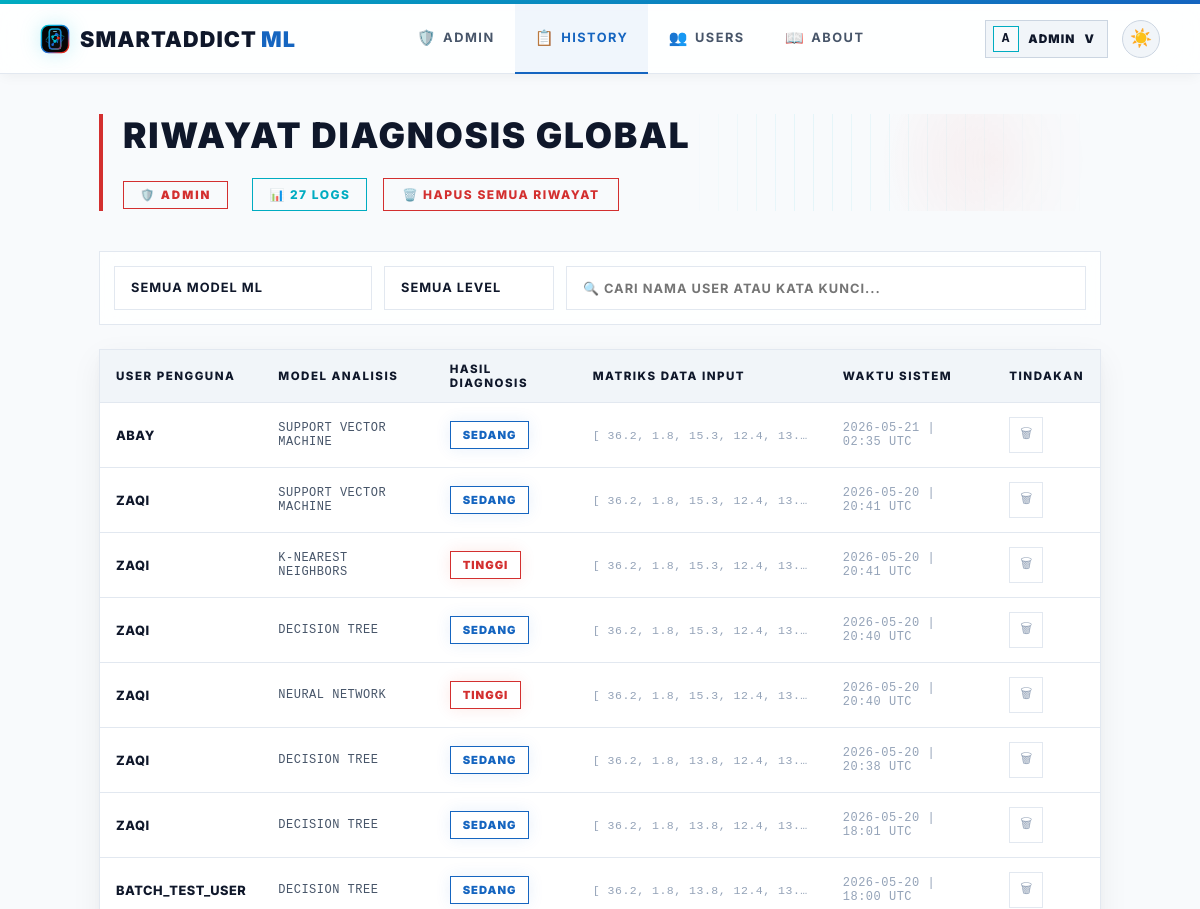
Before: /admin/history (signed in, upper part) with the older database file.
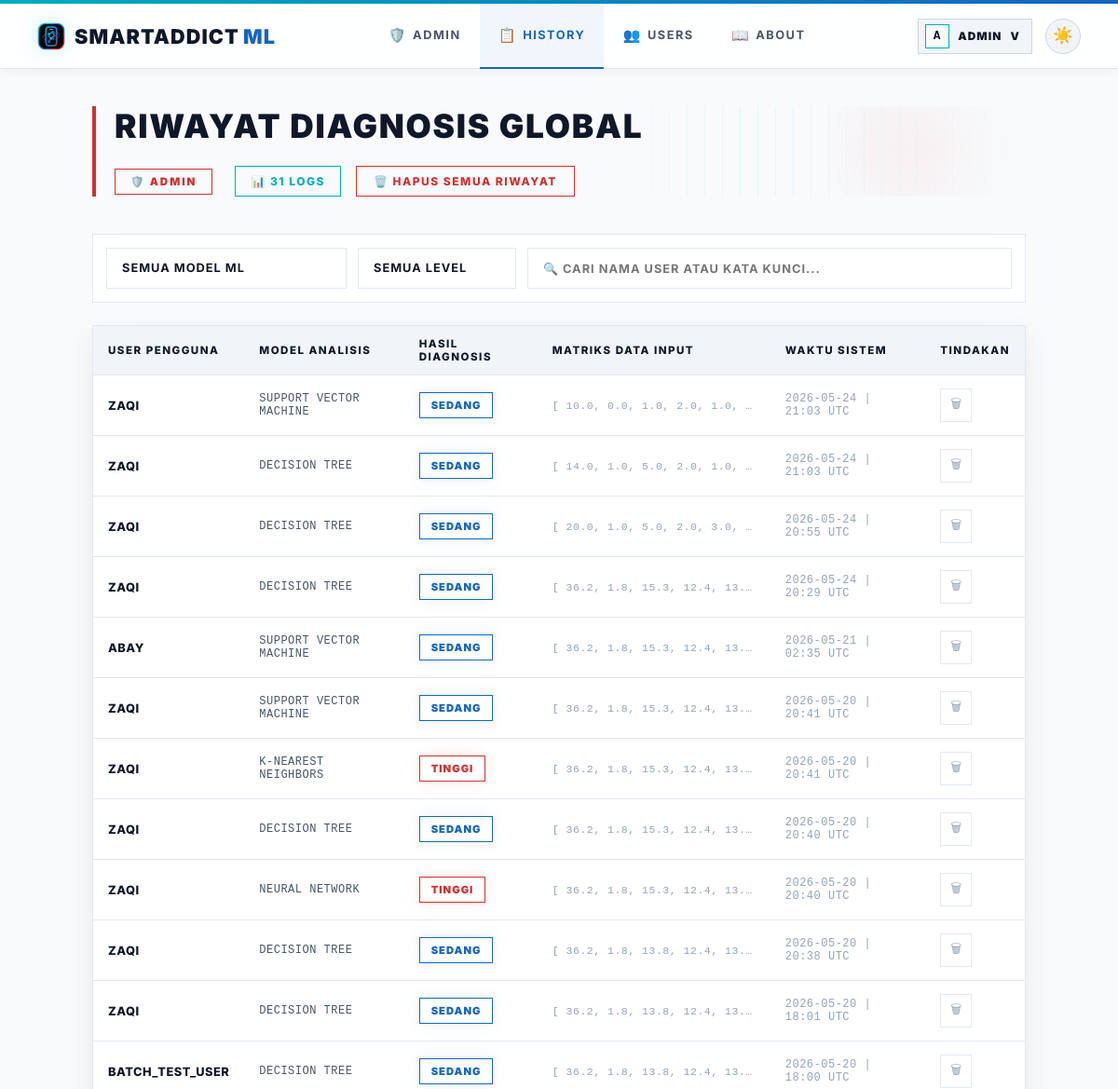
After: the same page with the newer database file.
### app.py (models this page shows, shortened)
class User(UserMixin, db.Model):
    id = db.Column(db.Integer, primary_key=True)
    username = db.Column(db.String(80), unique=True, nullable=False)
    password_hash = db.Column(db.String(200), nullable=False)
    role = db.Column(db.String(10), default='user')  # 'user' or 'admin'
    created_at = db.Column(db.DateTime, default=datetime.utcnow)
    predictions = db.relationship('Prediction', backref='user', lazy=True)
    @property
    def is_admin(self):
        return self.role == 'admin'

class Prediction(db.Model):
    id = db.Column(db.Integer, primary_key=True)
    user_id = db.Column(db.Integer, db.ForeignKey('user.id'), nullable=False)
    model_name = db.Column(db.String(50), nullable=False)
    input_values = db.Column(db.Text, nullable=False)  # JSON string
    result = db.Column(db.String(20), nullable=False)
    prediction_raw = db.Column(db.Integer, nullable=False)
    timestamp = db.Column(db.DateTime, default=datetime.utcnow)
    @property
    def input_list(self):
        return json.loads(self.input_values)

### app.py (the view)
@app.route("/admin/history")
@admin_required
def admin_history():
    all_preds = Prediction.query.order_by(Prediction.timestamp.desc()).all()
    return render_template("admin/all_history.html", predictions=all_preds, active_page='admin_history')

### app.py (called while the page is built)
@app.after_request
def add_no_cache(response):
    response.headers['Cache-Control'] = 'no-store, no-cache, must-revalidate, max-age=0'
    response.headers['Pragma'] = 'no-cache'
    response.headers['Expires'] = '0'
    return response

@login_manager.user_loader
def load_user(user_id):
    return User.query.get(int(user_id))

def admin_required(f):
    @wraps(f)
    @login_required
    def decorated(*args, **kwargs):
        if not current_user.is_admin:
            flash('Akses ditolak. Hanya admin yang bisa mengakses halaman ini.', 'error')
            return redirect(url_for('dashboard'))
        return f(*args, **kwargs)
    return decorated

### templates/admin/all_history.html (shortened to what this page needs)
{% extends "base.html" %}
{% block content %}
<main class="content">
    <div class="page-header">
        <div class="header-text">
            <h1>RIWAYAT DIAGNOSIS GLOBAL</h1>
        </div>
        <div class="header-actions">
            <span class="admin-badge" style="margin-right: 8px;">🛡️ ADMIN</span>
            <div class="count-badge">📊 <span id="vc">{{ predictions|length }}</span> LOGS</div>
            {% if predictions %}
            <form method="post" action="{{ url_for('admin_clear_all') }}" style="display:inline" onsubmit="return confirm('APAKAH ANDA YAKIN INGIN MENGHAPUS SELURUH LOG RIWAYAT DI SISTEM?')">
                <button type="submit" class="btn-danger">🗑️ HAPUS SEMUA RIWAYAT</button>
            </form>
            {% endif %}
        </div>
    </div>
    {% if predictions %}
    <div class="filter-bar">
        <select id="fM" onchange="af()">
            <option value="">SEMUA MODEL ML</option>
        </select>
        <select id="fL" onchange="af()">
            <option value="">SEMUA LEVEL</option>
        </select>
        <input type="text" id="fS" placeholder="🔍 CARI NAMA USER ATAU KATA KUNCI..." oninput="af()">
    </div>
    <div class="table-container">
        <table class="h-table">
            <thead>
                <tr>
                    <th>USER PENGGUNA</th>
                    <th>MODEL ANALISIS</th>
                    <th>HASIL DIAGNOSIS</th>
                    <th>MATRIKS DATA INPUT</th>
                    <th>WAKTU SISTEM</th>
                    <th>TINDAKAN</th>
                </tr>
            </thead>
            <tbody id="tb">
                {% for p in predictions %}
                <tr data-m="{{ p.model_name }}" data-l="{{ p.result }}" data-t="{{ p.user.username }} {{ p.model_name }} {{ p.result }}">
                    <td style="font-weight:800; color:var(--text-primary); text-transform: uppercase;">{{ p.user.username }}</td>
                    <td style="font-family: monospace; text-transform: uppercase; font-size: 0.75rem;">{{ p.model_name }}</td>
                    <td>
                        <span class="badge-sm {% if p.result == 'Rendah' %}r{% elif p.result == 'Sedang' %}s{% else %}t{% endif %}">
                            {{ p.result | upper }}
                        </span>
                    </td>
                    <td style="font-size:0.72rem; color:var(--text-muted); font-family:monospace; max-width:250px; overflow:hidden; text-overflow:ellipsis; white-space:nowrap" title="{{ p.input_list }}">
                        [
                        {% for val in p.input_list %}
                          {{ val | round(1) }}{% if not loop.last %}, {% endif %}
                        {% endfor %}
                    </td>
                    <td style="color:var(--text-muted); font-family: monospace; font-size:0.75rem">{{ p.timestamp.strftime('%Y-%m-%d | %H:%M UTC') }}</td>
                    <td>
                        <form method="post" action="{{ url_for('delete_prediction', pred_id=p.id) }}" onsubmit="return confirm('HAPUS LOG DIAGNOSIS INI?')">
                            <button class="del-btn" title="Hapus entry">🗑</button>
                        </form>
                    </td>
                </tr>
                {% endfor %}
            </tbody>
        </table>
    </div>
    {% else %}
    <div style="text-align:center; padding:64px; color:var(--text-muted); border: 1px dashed var(--border-card); text-transform: uppercase; letter-spacing: 1.5px; font-weight: 800;">
        📭 BELUM ADA REKAMAN LOG DIAGNOSIS DALAM SISTEM.
    </div>
    {% endif %}
</main>
{% endblock %}

### templates/base.html (shortened to what this page needs)
<!doctype html>
<html lang="id" data-theme="light">
<head>
</head>
<body>
    <div class="navbar-wrap">
        <nav class="navbar">
            <a href="{{ url_for('dashboard') }}" class="logo" style="text-decoration:none">
                <img class="logo-mark" src="{{ url_for('static', filename='img/smartaddict-logo.svg') }}" alt="" aria-hidden="true">
                <span>SmartAddict<span style="color:var(--m-blue-dark); font-weight: 900; margin-left: 4px;">ML</span></span>
            </a>
            <div class="nav-center">
                {% if current_user.is_authenticated and current_user.is_admin %}
                <a href="{{ url_for('admin_dashboard') }}" {% if active_page == 'admin_dashboard' %}class="active"{% endif %}><span class="nav-icon">🛡️</span>Admin</a>
                <a href="{{ url_for('admin_history') }}" {% if active_page == 'admin_history' %}class="active"{% endif %}><span class="nav-icon">📋</span>History</a>
                <a href="{{ url_for('admin_users') }}" {% if active_page == 'admin_users' %}class="active"{% endif %}><span class="nav-icon">👥</span>Users</a>
                <a href="{{ url_for('about') }}" {% if active_page == 'about' %}class="active"{% endif %}><span class="nav-icon">📖</span>About</a>
                {% else %}
                <a href="{{ url_for('dashboard') }}" {% if active_page == 'dashboard' %}class="active"{% endif %}><span class="nav-icon">📊</span>Dashboard</a>
                <a href="{{ url_for('about') }}" {% if active_page == 'about' %}class="active"{% endif %}><span class="nav-icon">📖</span>About</a>
                {% endif %}
            </div>
            <div class="nav-actions">
                {% if current_user.is_authenticated %}
                <div class="profile-menu" id="profileMenu">
                    <button type="button" class="profile-chip {% if active_page == 'profile' %}active{% endif %}" onclick="toggleProfileMenu(event)" aria-expanded="false" aria-controls="profileDropdown">
                        <span class="profile-chip-avatar">{{ current_user.username[0]|upper }}</span>
                        <span class="profile-chip-name">{{ current_user.username }}</span>
                        <span aria-hidden="true">v</span>
                    </button>
                </div>
                {% else %}
                <a href="{{ url_for('login') }}" class="btn-nav-login">Login</a>
                {% endif %}
                <button class="theme-toggle" id="themeToggle" onclick="toggleTheme()" title="Toggle tema">
                    <span id="themeIcon">🌙</span>
                </button>
            </div>
        </nav>
    </div>
    <div class="nav-spacer"></div>
    {% block content %}{% endblock %}
</body>
</html>

### templates/base.html (style rules this page uses)
*, *::before, *::after { box-sizing: border-box; margin: 0; padding: 0; }
:root, [data-theme="dark"] { --bg-primary: #050505; --bg-card: #0c0c0c; --bg-input: #121212; --border-card: #1f1f1f; --border-input: #292929; --text-primary: #ffffff; --text-secondary: #b3b3b3; --text-muted: #666666; --navbar-bg: rgba(5, 5, 5, 0.85); --navbar-border: #1f1f1f; --navbar-shadow: none; --m-blue-light: #00bcd4; --m-blue-dark: #1c69d4; --m-red: #e22718; --accent-cyan: #00bcd4; --accent-blue: #1c69d4; --accent-purple: #9c27b0; --accent-emerald: #34d399; --accent-rose: #e22718; --accent-amber: #fbbf24; --nav-active-bg: rgba(255, 255, 255, 0.05); --nav-active-glow: none; --card-shadow: 0 10px 30px rgba(0, 0, 0, 0.5); --text-logo-dark: #ffffff; }
[data-theme="light"] { --bg-primary: #f8fafc; --bg-card: #ffffff; --bg-input: #f1f5f9; --border-card: #e2e8f0; --border-input: #cbd5e1; --text-primary: #0f172a; --text-secondary: #475569; --text-muted: #94a3b8; --navbar-bg: rgba(255, 255, 255, 0.85); --navbar-border: #e2e8f0; --navbar-shadow: 0 4px 12px -2px rgba(0, 0, 0, 0.05); --m-blue-light: #00acc1; --m-blue-dark: #1565c0; --m-red: #d32f2f; --accent-cyan: #00acc1; --accent-blue: #1565c0; --accent-purple: #7b1fa2; --accent-emerald: #2e7d32; --accent-rose: #c2185b; --accent-amber: #f57c00; --nav-active-bg: rgba(21, 101, 192, 0.06); --nav-active-glow: none; --card-shadow: 0 10px 30px rgba(15, 23, 42, 0.06), 0 4px 10px rgba(15, 23, 42, 0.03); --text-logo-dark: #0f172a; }
body { font-family: 'Inter', system-ui, -apple-system, sans-serif; background: var(--bg-primary); color: var(--text-primary); min-height: 100vh; overflow-x: hidden; }
.navbar-wrap { position: fixed; top: 0; left: 0; right: 0; z-index: 50; width: 100%; }
.navbar { background: var(--navbar-bg); border-bottom: 1px solid var(--navbar-border); backdrop-filter: blur(16px); -webkit-backdrop-filter: blur(16px); box-shadow: var(--navbar-shadow); padding: 0 40px; height: 70px; display: flex; align-items: center; justify-content: space-between; }
.nav-spacer { height: 74px; }
.logo { font-family: 'Inter', sans-serif; font-size: 1.35rem; font-weight: 900; letter-spacing: 0.05em; text-transform: uppercase; color: var(--text-logo-dark); white-space: nowrap; user-select: none; display: inline-flex; align-items: center; gap: 10px; }
.logo-mark { width: 30px; height: 30px; display: block; filter: drop-shadow(0 0 10px rgba(0, 188, 212, 0.22)); }
.nav-center { display: flex; align-items: center; height: 100%; }
.nav-center a { padding: 0 20px; font-size: 0.8rem; font-weight: 700; color: var(--text-secondary); text-decoration: none; text-transform: uppercase; letter-spacing: 1.5px; height: 70px; display: inline-flex; align-items: center; transition: all 0.2s ease; border-bottom: 2px solid transparent; }
.nav-center a.active { color: var(--m-blue-dark); background: var(--nav-active-bg); border-bottom: 2px solid var(--m-blue-dark); }
.nav-center a .nav-icon { margin-right: 6px; font-size: 0.95rem; }
.nav-actions { display: flex; align-items: center; gap: 14px; }
.profile-menu { position: relative; }
.profile-chip { display: inline-flex; align-items: center; gap: 9px; height: 38px; padding: 0 12px 0 7px; border-radius: 0px; border: 1px solid var(--border-input); background: var(--bg-input); color: var(--text-primary); cursor: pointer; font-family: inherit; font-size: 0.74rem; font-weight: 900; letter-spacing: 1.1px; text-transform: uppercase; transition: all 0.25s ease; }
.profile-chip-avatar { width: 26px; height: 26px; display: inline-flex; align-items: center; justify-content: center; background: var(--bg-primary); border: 1px solid var(--m-blue-light); color: var(--text-primary); font-family: monospace; font-size: 0.8rem; font-weight: 900; }
.profile-chip-name { max-width: 120px; overflow: hidden; text-overflow: ellipsis; white-space: nowrap; }
.theme-toggle { display: inline-flex !important; align-items: center; justify-content: center; width: 38px; height: 38px; border-radius: 50%; background: var(--bg-input); border: 1px solid var(--border-input); color: var(--text-primary); cursor: pointer; transition: all 0.3s cubic-bezier(0.4, 0, 0.2, 1); outline: none; font-size: 1.1rem; }

Changed rows visible on the page:
added Prediction: user.username "ZAQI", model_name "SUPPORT VECTOR MACHINE", result "SEDANG", val "10.0" "0.0" "1.0" "2.0" "1.0", timestamp "2026-05-24 | 21:03 UTC"
added Prediction: user.username "ZAQI", model_name "DECISION TREE", result "SEDANG", val "14.0" "1.0" "5.0" "2.0" "1.0", timestamp "2026-05-24 | 21:03 UTC"
added Prediction: user.username "ZAQI", model_name "DECISION TREE", result "SEDANG", val "20.0" "1.0" "5.0" "2.0" "3.0", timestamp "2026-05-24 | 20:55 UTC"
added Prediction: user.username "ZAQI", model_name "DECISION TREE", result "SEDANG", val "36.2" "1.8" "15.3" "12.4" "13.…", timestamp "2026-05-24 | 20:29 UTC"
Other visible differences:
{{ predictions|length }}: "27" → "31"
